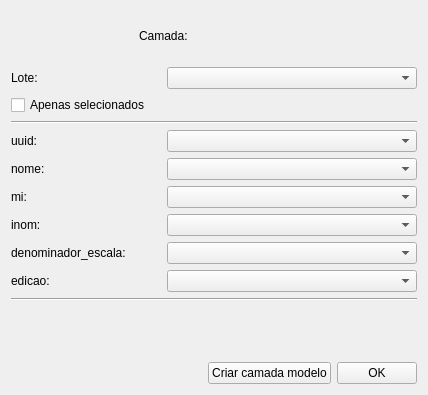
<?xml version="1.0" encoding="UTF-8"?>
<ui version="4.0">
 <class>Form</class>
 <widget class="QWidget" name="Form">
  <property name="geometry">
   <rect>
    <x>0</x>
    <y>0</y>
    <width>428</width>
    <height>395</height>
   </rect>
  </property>
  <property name="windowTitle">
   <string>Form</string>
  </property>
  <layout class="QGridLayout" name="gridLayout">
   <item row="6" column="0" colspan="3">
    <layout class="QHBoxLayout" name="horizontalLayout_3">
     <item>
      <widget class="QLabel" name="label_5">
       <property name="sizePolicy">
        <sizepolicy hsizetype="Fixed" vsizetype="Preferred">
         <horstretch>0</horstretch>
         <verstretch>0</verstretch>
        </sizepolicy>
       </property>
       <property name="minimumSize">
        <size>
         <width>150</width>
         <height>0</height>
        </size>
       </property>
       <property name="maximumSize">
        <size>
         <width>150</width>
         <height>16777215</height>
        </size>
       </property>
       <property name="text">
        <string>mi:</string>
       </property>
      </widget>
     </item>
     <item>
      <widget class="QComboBox" name="miFieldCb"/>
     </item>
    </layout>
   </item>
   <item row="8" column="0" colspan="3">
    <layout class="QHBoxLayout" name="horizontalLayout_5">
     <item>
      <widget class="QLabel" name="label_7">
       <property name="sizePolicy">
        <sizepolicy hsizetype="Fixed" vsizetype="Preferred">
         <horstretch>0</horstretch>
         <verstretch>0</verstretch>
        </sizepolicy>
       </property>
       <property name="minimumSize">
        <size>
         <width>150</width>
         <height>0</height>
        </size>
       </property>
       <property name="maximumSize">
        <size>
         <width>150</width>
         <height>16777215</height>
        </size>
       </property>
       <property name="text">
        <string>denominador_escala:</string>
       </property>
      </widget>
     </item>
     <item>
      <widget class="QComboBox" name="scaleFieldCb"/>
     </item>
    </layout>
   </item>
   <item row="2" column="0">
    <widget class="QCheckBox" name="onlySelectedCkb">
     <property name="text">
      <string>Apenas selecionados</string>
     </property>
    </widget>
   </item>
   <item row="7" column="0" colspan="3">
    <layout class="QHBoxLayout" name="horizontalLayout_4">
     <item>
      <widget class="QLabel" name="label_6">
       <property name="sizePolicy">
        <sizepolicy hsizetype="Fixed" vsizetype="Preferred">
         <horstretch>0</horstretch>
         <verstretch>0</verstretch>
        </sizepolicy>
       </property>
       <property name="minimumSize">
        <size>
         <width>150</width>
         <height>0</height>
        </size>
       </property>
       <property name="maximumSize">
        <size>
         <width>150</width>
         <height>16777215</height>
        </size>
       </property>
       <property name="text">
        <string>inom:</string>
       </property>
      </widget>
     </item>
     <item>
      <widget class="QComboBox" name="inomFieldCb"/>
     </item>
    </layout>
   </item>
   <item row="0" column="0" colspan="3">
    <layout class="QHBoxLayout" name="mapLayerLayout">
     <item>
      <widget class="QLabel" name="label">
       <property name="sizePolicy">
        <sizepolicy hsizetype="Fixed" vsizetype="Preferred">
         <horstretch>0</horstretch>
         <verstretch>0</verstretch>
        </sizepolicy>
       </property>
       <property name="minimumSize">
        <size>
         <width>150</width>
         <height>0</height>
        </size>
       </property>
       <property name="maximumSize">
        <size>
         <width>150</width>
         <height>16777215</height>
        </size>
       </property>
       <property name="text">
        <string>Camada:</string>
       </property>
      </widget>
     </item>
    </layout>
   </item>
   <item row="4" column="0" colspan="3">
    <layout class="QHBoxLayout" name="horizontalLayout">
     <item>
      <widget class="QLabel" name="label_3">
       <property name="sizePolicy">
        <sizepolicy hsizetype="Fixed" vsizetype="Preferred">
         <horstretch>0</horstretch>
         <verstretch>0</verstretch>
        </sizepolicy>
       </property>
       <property name="minimumSize">
        <size>
         <width>150</width>
         <height>0</height>
        </size>
       </property>
       <property name="maximumSize">
        <size>
         <width>150</width>
         <height>16777215</height>
        </size>
       </property>
       <property name="text">
        <string>uuid:</string>
       </property>
      </widget>
     </item>
     <item>
      <widget class="QComboBox" name="uuidFieldCb"/>
     </item>
    </layout>
   </item>
   <item row="3" column="0" colspan="3">
    <widget class="Line" name="line">
     <property name="orientation">
      <enum>Qt::Horizontal</enum>
     </property>
    </widget>
   </item>
   <item row="1" column="0" colspan="3">
    <layout class="QHBoxLayout" name="horizontalLayout_6">
     <item>
      <widget class="QLabel" name="label_2">
       <property name="sizePolicy">
        <sizepolicy hsizetype="Fixed" vsizetype="Preferred">
         <horstretch>0</horstretch>
         <verstretch>0</verstretch>
        </sizepolicy>
       </property>
       <property name="minimumSize">
        <size>
         <width>150</width>
         <height>0</height>
        </size>
       </property>
       <property name="maximumSize">
        <size>
         <width>150</width>
         <height>16777215</height>
        </size>
       </property>
       <property name="text">
        <string>Lote:</string>
       </property>
      </widget>
     </item>
     <item>
      <widget class="QComboBox" name="lotCb"/>
     </item>
    </layout>
   </item>
   <item row="10" column="0" colspan="3">
    <widget class="Line" name="line_2">
     <property name="orientation">
      <enum>Qt::Horizontal</enum>
     </property>
    </widget>
   </item>
   <item row="12" column="0" rowspan="2">
    <spacer name="horizontalSpacer">
     <property name="orientation">
      <enum>Qt::Horizontal</enum>
     </property>
     <property name="sizeHint" stdset="0">
      <size>
       <width>219</width>
       <height>20</height>
      </size>
     </property>
    </spacer>
   </item>
   <item row="13" column="2">
    <widget class="QPushButton" name="okBtn">
     <property name="text">
      <string>OK</string>
     </property>
    </widget>
   </item>
   <item row="9" column="0" colspan="3">
    <layout class="QHBoxLayout" name="horizontalLayout_8">
     <item>
      <widget class="QLabel" name="label_9">
       <property name="sizePolicy">
        <sizepolicy hsizetype="Fixed" vsizetype="Preferred">
         <horstretch>0</horstretch>
         <verstretch>0</verstretch>
        </sizepolicy>
       </property>
       <property name="minimumSize">
        <size>
         <width>150</width>
         <height>0</height>
        </size>
       </property>
       <property name="maximumSize">
        <size>
         <width>150</width>
         <height>16777215</height>
        </size>
       </property>
       <property name="text">
        <string>edicao:</string>
       </property>
      </widget>
     </item>
     <item>
      <widget class="QComboBox" name="editionCb"/>
     </item>
    </layout>
   </item>
   <item row="5" column="0" colspan="3">
    <layout class="QHBoxLayout" name="horizontalLayout_2">
     <item>
      <widget class="QLabel" name="label_4">
       <property name="sizePolicy">
        <sizepolicy hsizetype="Fixed" vsizetype="Preferred">
         <horstretch>0</horstretch>
         <verstretch>0</verstretch>
        </sizepolicy>
       </property>
       <property name="minimumSize">
        <size>
         <width>150</width>
         <height>0</height>
        </size>
       </property>
       <property name="maximumSize">
        <size>
         <width>150</width>
         <height>16777215</height>
        </size>
       </property>
       <property name="text">
        <string>nome:</string>
       </property>
      </widget>
     </item>
     <item>
      <widget class="QComboBox" name="nameFieldCb"/>
     </item>
    </layout>
   </item>
   <item row="13" column="1">
    <widget class="QPushButton" name="templateLayerBtn">
     <property name="text">
      <string>Criar camada modelo</string>
     </property>
    </widget>
   </item>
  </layout>
 </widget>
 <resources/>
 <connections/>
</ui>
